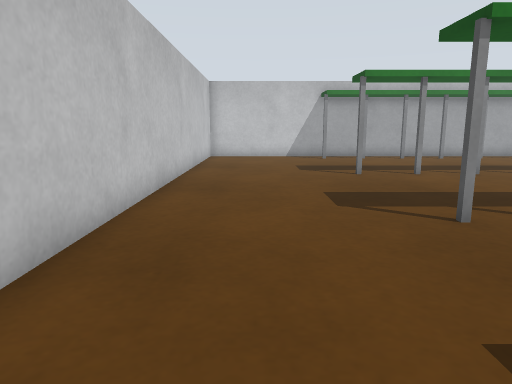
View 1 (above)

19 first-person views from a walk through a world built for the Gazebo simulator. The camera is 0.39 m above the floor, tilts 10° down and sees 70° across. The floor is counted in squares, 0.25 m on a side. Each view is taken from the middle of a square. On the plan, view 1 faces up. The plan holds only what a view shows up to about 16 squares ahead; the rest is blank. The place goes on beyond the plan.

View 2
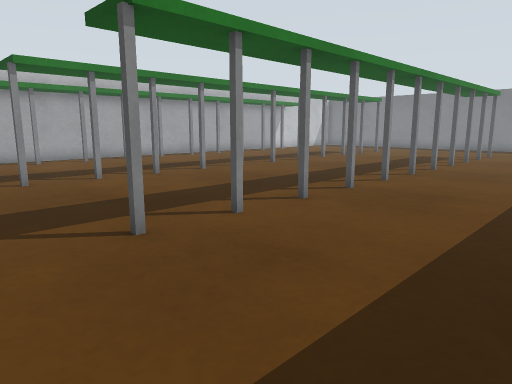

View 3
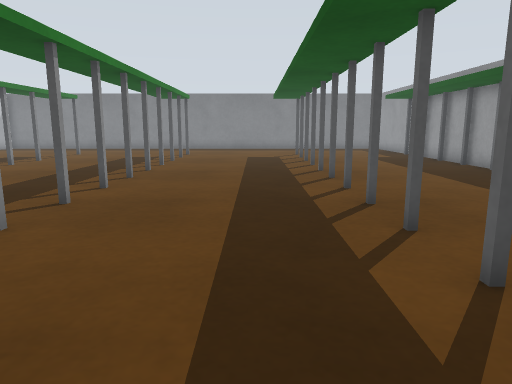

View 4
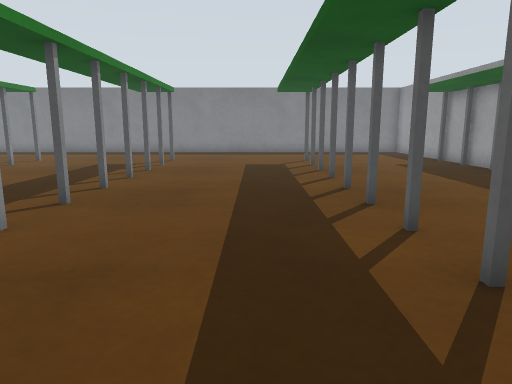

View 5
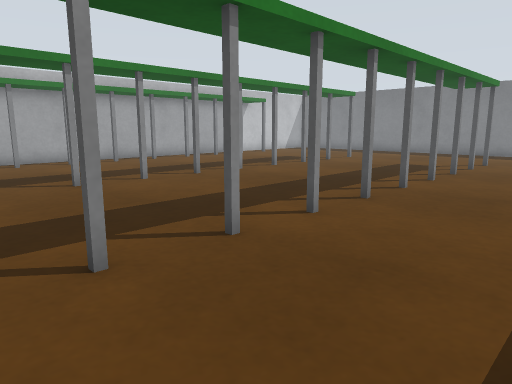

View 6
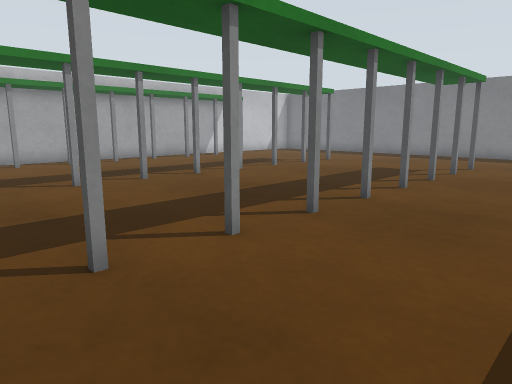

View 7
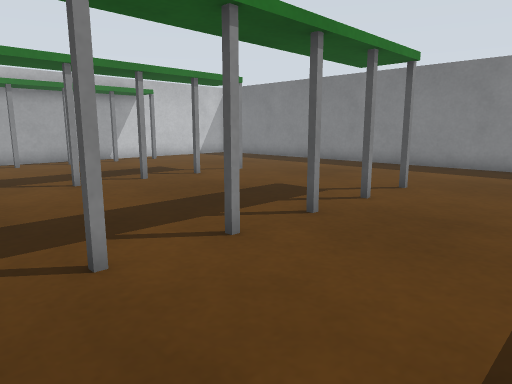

View 8
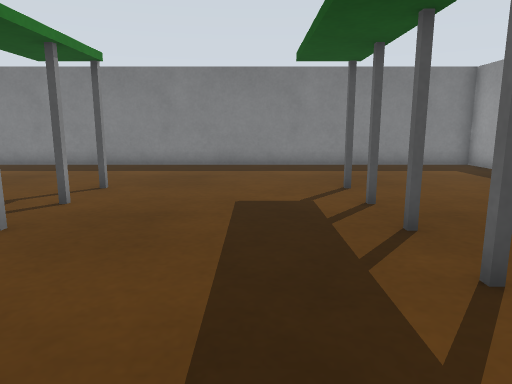

View 9
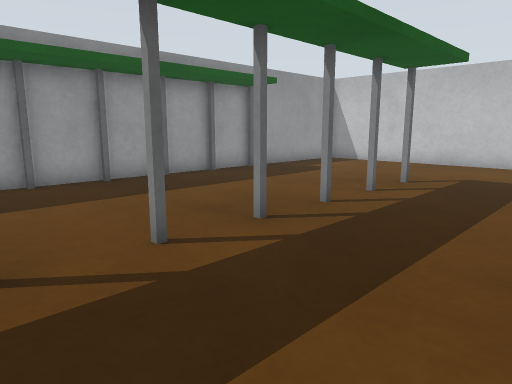

View 10
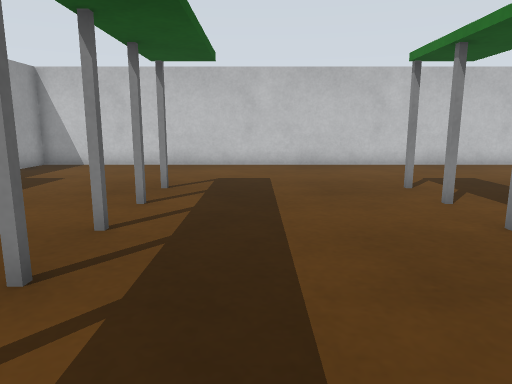

View 11
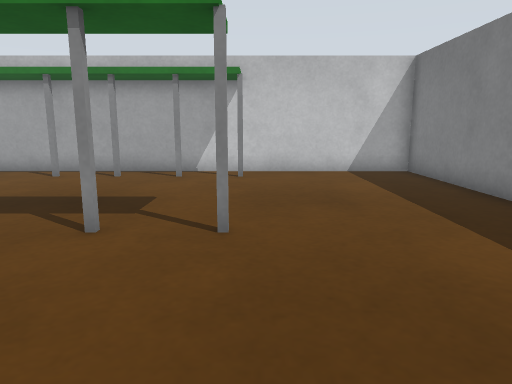

View 12
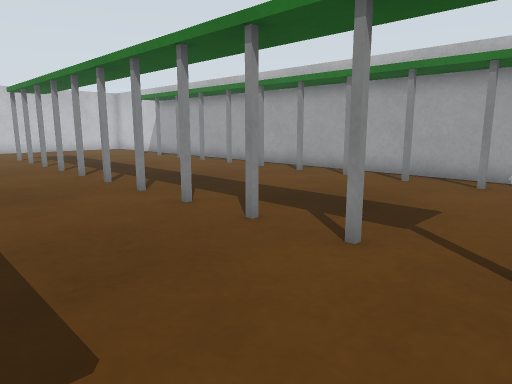

View 13
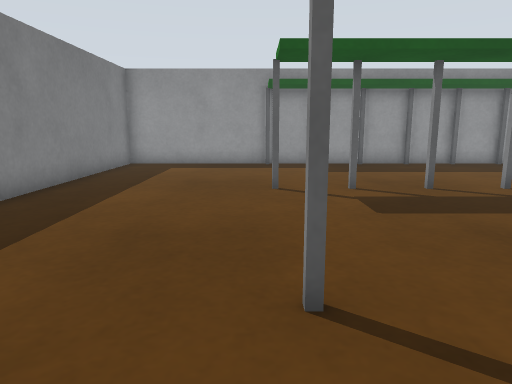

View 14
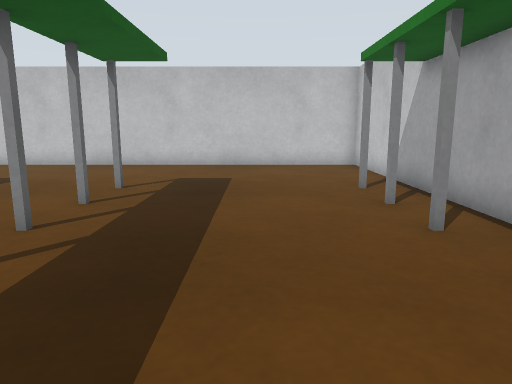

View 15
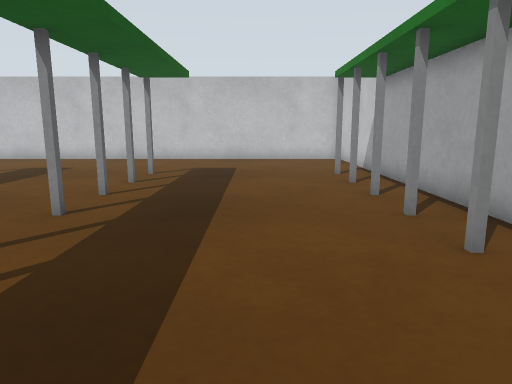

View 16
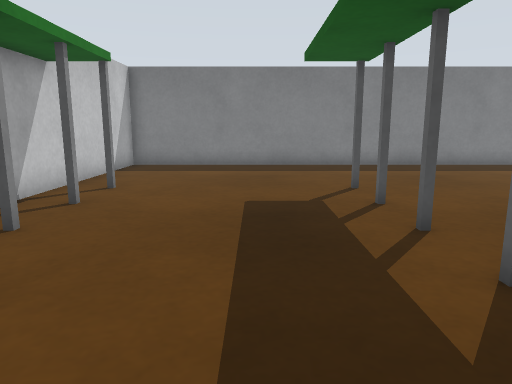

View 17
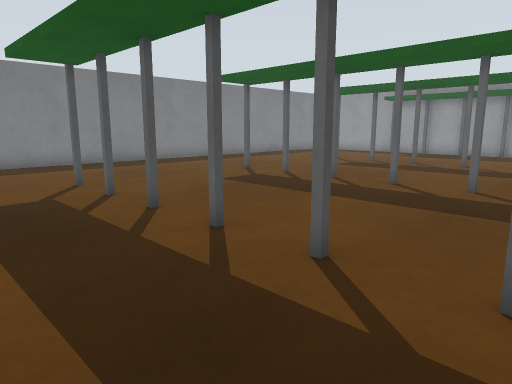

View 18
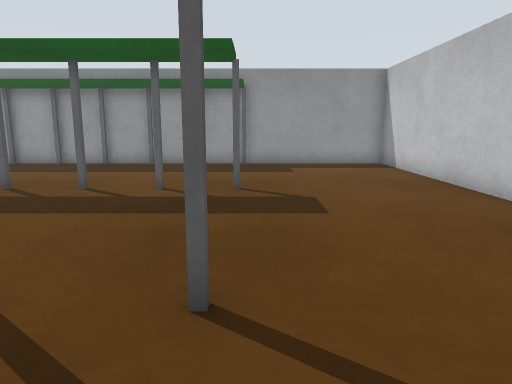

View 19
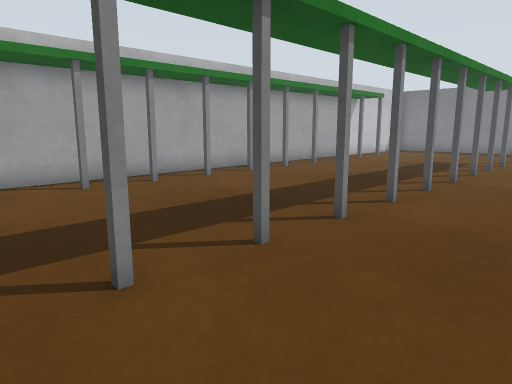

### Floor plan
Key: @ floor where view 1 was taken; # wall or solid block; . floor; B green box; P grey post.
Columns run from 3 left of view 1 to 30 right of it. Each row starts with its distance up from view 1.
 20 ##################################
 19 #......PPPPPPPPPPPPPPPPPPPBP.....#
 18 #................................#
 17 #................................#
 16 #................................#
 15 #................................#
 14 #......BBBBBBBBBBBBBBBBBBBB......#
 13 #.........................B......#
 12 #......PPPPPPPPPPPPPPPPPPPBP.....#
 11 #................................#
 10 #................................#
  9 #................................#
  8 #................................#
  7 #......BBBBBBBBBBBBBBBBBBBB......#
  6 #......PPPPPPPPPPPPPPPPPPPBP.....#
  5 #................................#
  4 #................................#
  3 #................................#
  2 #................................#
  1 #......BBBBBBBBBBBBBBBBBBBB......#
  0 #..@...PPPPPPPPPPPPPPPPPPPBP.....#
 -1 #................................#
 -2 #................................#
 -3 #................................#
 -4 #................................#
 -5 #................................#
 -6 #.........................B......#
 -7 #######PPPPPPPPPPPPPPPPPPP#P######

Where each view was taken, in squares from view 1:
view 1: 0 up, 0 right, facing up
view 2: 1 up, 1 right, facing up-right
view 3: 2 up, 2 right, facing right
view 4: 2 up, 6 right, facing right
view 5: 2 up, 6 right, facing up-right
view 6: 2 up, 8 right, facing up-right
view 7: 2 up, 14 right, facing up-right
view 8: 2 up, 14 right, facing right
view 9: 4 up, 14 right, facing down-left
view 10: 2 up, 13 right, facing left
view 11: 7 up, 24 right, facing up
view 12: 8 up, 24 right, facing up-left
view 13: 9 up, 24 right, facing down
view 14: 16 up, 13 right, facing left
view 15: 16 up, 16 right, facing left
view 16: 15 up, 14 right, facing right
view 17: 16 up, 13 right, facing down-right
view 18: 9 up, 3 right, facing down
view 19: 9 up, 4 right, facing up-right
